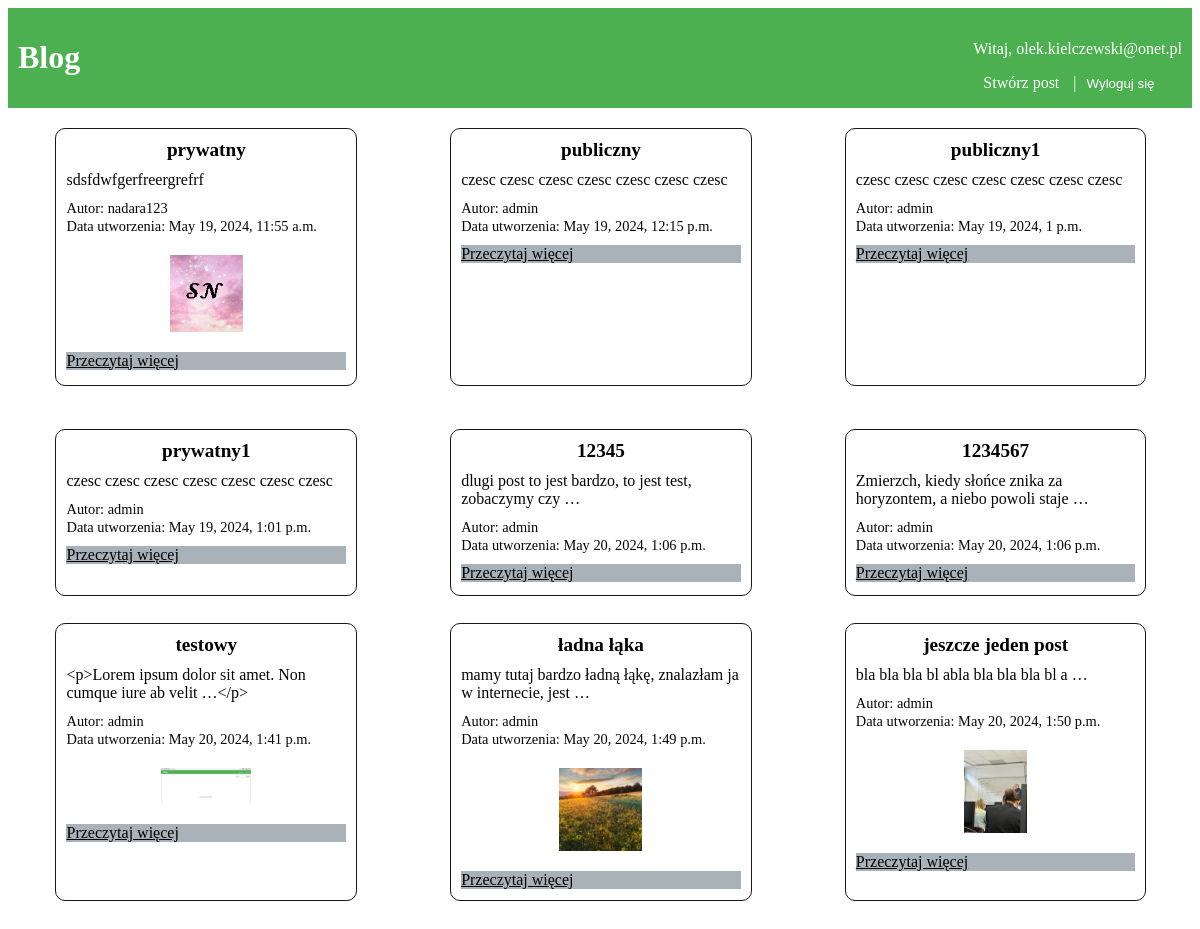
Page /posty/ (signed in) on the committed database.
### mainapp/models.py (models this page shows, shortened)
class Post(models.Model):
    tytul = models.CharField(max_length=200)
    tresc = models.TextField(max_length=2000)
    data_utworzenia = models.DateTimeField(auto_now_add=True)
    autor = models.ForeignKey(User, on_delete=models.CASCADE)
    image = models.ImageField(null=True, blank=True, upload_to="images/")
    DOSTEP_CHOICES = (
        ('Publiczny', 'Publiczny'),
        ('Ograniczony', 'Ograniczony'),
    )
    dostep = models.CharField(max_length=20, choices=DOSTEP_CHOICES, default='Publiczny')

### mainapp/views.py (the view)
# urls.py: path('posty/', views.post_list, name='post_list'),
def post_list(request):
    if request.user.is_authenticated:
        posts = Post.objects.all()
    else:
        posts = Post.objects.filter(dostep='Publiczny')
    return render(request, './post/post_list.html', {'posts': posts})

### mainapp/templates/post/post_list.html (shortened to what this page needs)
{% extends "base.html" %}
{% block content %}
<div class="container mt-5">
  <div class="row justify-content-center">
    {% for post in posts %}
    <div class="col-md-4 mb-3">
      <div class="card post-card">
        <div class="card-body">
          <h5 class="card-title post-title">{{ post.tytul }}</h5>
          <p class="card-text post-text">{{ post.tresc|truncatewords_html:10 }}</p>
        </div>
        <div class="card-footer">
          <small class="text-muted post-info">Autor: {{ post.autor }}</small>
          <br>
          <small class="text-muted post-info">Data utworzenia: {{ post.data_utworzenia }}</small>
        </div>
        {% if post.image %}
        <img src="{{ post.image.url }}" alt="{{ post.tytul }}" class="post-image">
        {% endif %}
        <a href="{% url 'post_detail' post.id %}" class="btn btn-primary read-more-btn">Przeczytaj więcej</a>
      </div>
    </div>
    {% endfor %}
  </div>
</div>
{% endblock %}

### mainapp/templates/base.html (shortened to what this page needs)
<!DOCTYPE html>
<html lang="en">
<head>
</head>
<body>
    <header>
        <a href="{% url 'index' %}" style="text-decoration: none; color: white;">
            <h1>Blog</h1>
        </a>
        <nav>
            {% if user.is_authenticated %}
                <p>Witaj, {{ user.email }}</p>
                <a href="{% url 'createpost' %}" style="text-decoration: none; color: white;">Stwórz post</a> |
                <form action="{% url 'logout' %}" method="post" id="logout-form" style="display: inline;">
                    <button type="submit" style="text-decoration: none; color: white; background-color: transparent; border: none;">Wyloguj się</button>
                </form>
            {% else %}
                <a href="{% url 'login' %}" style="text-decoration: none; color: white;">Zaloguj się</a> |
                <a href="{% url 'signup' %}" style="text-decoration: none; color: white;">Załóż konto</a>
            {% endif %}
        </nav>
    </header>
    {% block content %}
    {% endblock %}
</body>
</html>

### mainapp/templates/base.html (style rules this page uses)
header { background-color: #4CAF50; color: white; padding: 10px; display: flex; justify-content: space-between; align-items: center; }
nav a { color: white; text-decoration: none; margin: 0 10px; }

### mainapp/templates/post/post_list.html (style rules this page uses)
.post-card { border: 1px solid #191818; border-radius: 10px; margin-bottom: 20px; margin-top: 10px; width: 100%; height: 85% ; overflow: hidden; }
.post-title { font-size: 1.2rem; color: #000000; margin: 10px; text-align: center; }
.post-text { font-size: 1rem; color: #050505; margin: 10px; overflow: hidden; height: 60%; }
.post-image { max-width: 30%; max-height: 30%; margin: 20px auto; display: block; }
.post-info { font-size: 0.9rem; color: #060606; margin: 10px; }
.read-more-btn { background-color: #a9b1b9; color: #000000; border: none; margin: 10px; display: block; }
@media (min-width: 768px) { .col-md-4 { flex: 0 0 calc(27% - 20px); max-width: calc(27% - 20px); } }
@media (min-width: 768px) { .row { display: flex; flex-wrap: wrap; justify-content: space-around; margin-top: 10px; margin-bottom: 20px; } }
@media (min-width: 768px) { .col-md-4 { padding: 0 10px; } }

### rows in the picture
Post: tytul "prywatny", tresc "sdsfdwfgerfreergrefrf", autor "nadara123", data_utworzenia "May 19, 2024, 11:55 a.m.", image (picture)
Post: tytul "publiczny", tresc "czesc czesc czesc czesc czesc czesc czesc", autor "admin", data_utworzenia "May 19, 2024, 12:15 p.m."
Post: tytul "publiczny1", tresc "czesc czesc czesc czesc czesc czesc czesc", autor "admin", data_utworzenia "May 19, 2024, 1 p.m."
Post: tytul "prywatny1", tresc "czesc czesc czesc czesc czesc czesc czesc", autor "admin", data_utworzenia "May 19, 2024, 1:01 p.m."
Post: tytul "12345", tresc "dlugi post to jest bardzo, to jest test, zobaczymy czy …", autor "admin", data_utworzenia "May 20, 2024, 1:06 p.m."
Post: tytul "1234567", tresc "Zmierzch, kiedy słońce znika za horyzontem, a niebo powoli staje …", autor "admin", data_utworzenia "May 20, 2024, 1:06 p.m."
Post: tytul "testowy", tresc "<p>Lorem ipsum dolor sit amet. Non cumque iure ab velit …</p>", autor "admin", data_utworzenia "May 20, 2024, 1:41 p.m.", image (picture)
Post: tytul "ładna łąka", tresc "mamy tutaj bardzo ładną łąkę, znalazłam ja w internecie, jest …", autor "admin", data_utworzenia "May 20, 2024, 1:49 p.m.", image (picture)
Post: tytul "jeszcze jeden post", tresc "bla bla bla bl abla bla bla bla bl a …", autor "admin", data_utworzenia "May 20, 2024, 1:50 p.m.", image (picture)

### other values in the picture
{{ user.email }} "olek.kielczewski@onet.pl"
